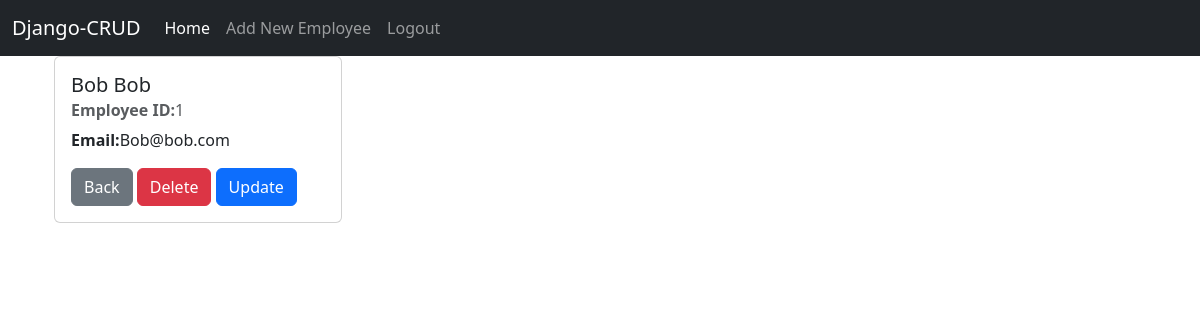
Page /employee/1/ (signed in) on the committed database.
### website/models.py (models this page shows, shortened)
class Employee(models.Model):
    emp_id = models.AutoField(primary_key=True)
    first_name = models.CharField(max_length=100)
    last_name = models.CharField(max_length=200)
    email = models.EmailField()
    created_at = models.DateTimeField(auto_now_add=True)

### website/views.py (the view)
# urls.py: path('employee/<int:pk>/', views.employee_view, name="employee_detail"),
def employee_view(request, pk):
    if request.user.is_authenticated:
        current_employee = Employee.objects.get(pk=pk)
        return render(request, 'website/employee.html', {'emp' : current_employee})
    else:
        messages.success(request, 'You need to be logged in to see employee details')
        return redirect('home')

### website/templates/website/employee.html (shortened to what this page needs)
{% extends 'website/base.html' %}
{% block content %}
    <div class="container">
        <div class="card" style="width: 18rem;">
            <div class="card-body">
            <h5 class="card-title">{{emp.first_name}} {{emp.last_name}}</h5>
            <h6 class="card-subtitle mb-2 text-body-secondary"><strong>Employee ID:</strong>{{emp.emp_id}}</h6>
            <p class="card-text"><strong>Email:</strong>{{emp.email}}</p>
            <a href="{% url 'home' %}" class="btn btn-secondary">Back</a>
            <a href="{% url 'delete' emp.pk %}" class="btn btn-danger">Delete</a>
            <a href="{% url 'update' emp.pk %}" class="btn btn-primary">Update</a>
        </div>
</div>
    </div>
{% endblock %}

### rows in the picture
Employee: first_name "Bob", last_name "Bob", emp_id "1", email "Bob@bob.com"
